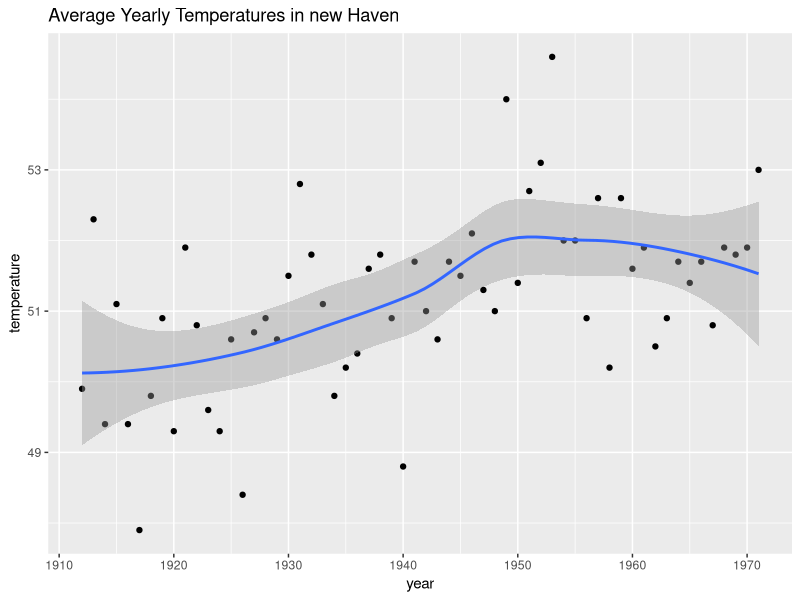

Write R code to recreate this figure.
library(tidyverse)
library(dslabs)
library(dplyr)
data(nhtemp)
data.frame(year = as.numeric(time(nhtemp)),temperature=as.numeric(nhtemp)) %>%
  ggplot(aes(year,temperature))+
  geom_point()+
  geom_smooth()+
  ggtitle("Average Yearly Temperatures in new Haven")



p <- 0.45
N <- 1000
X <- sample(c(1,0),N,replace=TRUE,prob=c(p,1-p))
X_hat <- mean(X)
SE_hat <- sqrt(X_hat*(1-X_hat)/N)
c(X_hat-2*SE_hat,X_hat+2*SE_hat)

z <- qnorm(0.995)
z

#Monte Carlo Simulation
B <- 10000
inside <- replicate(B,{
  X <- sample(c(0,1),size = N,replace=TRUE,prob = c(1-p,p))
  X_hat <- mean(X)
  SE_hat <- sqrt(X_hat*(1-X_hat)/N)
  between(p,X_hat -2*SE_hat,X_hat+2*SE_hat) #TRUE if p in confidence interval
})
mean(inside)




#Code: Confidence interval for the spread with sample size of 25
#Note that to compute the exact 95% confidence interval, we would use c(-qnorm(.975), qnorm(.975)) instead of 1.96.
N <- 25
X_hat <- 0.48
(2*X_hat - 1)+c(-2,2)*2*sqrt(X_hat*(1-X_hat)/N)


#P_values
#Code: Computing a p-value for observed spread of 0.02

N <- 100
z <- sqrt(N)*0.02/0.5
1-(pnorm(z)-pnorm(-z))
